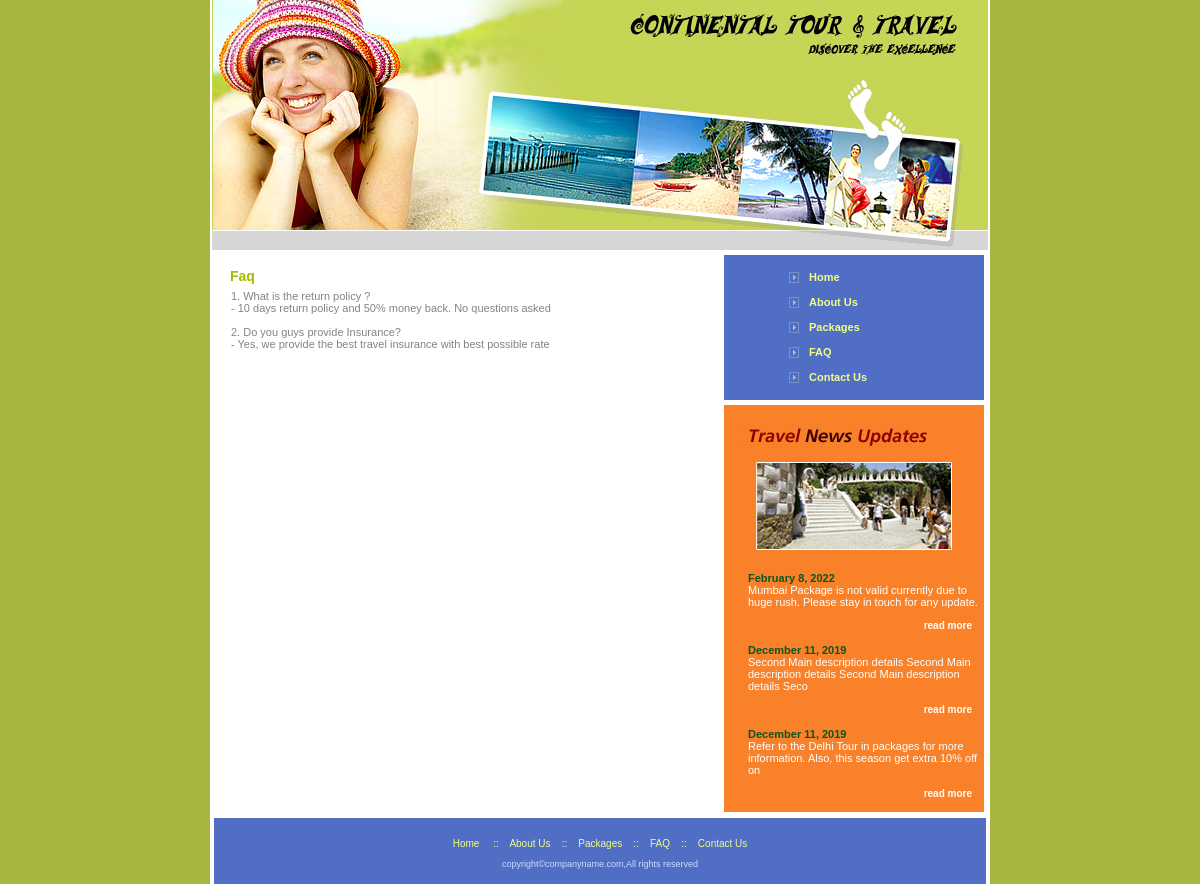
The app's page /faq.php with its own data.
### tables this page shows
CREATE TABLE `travel_content` (
  `id` int(11) NOT NULL,
  `name` varchar(225) NOT NULL,
  `content` text NOT NULL
);

CREATE TABLE `travel_news` (
  `id` int(11) NOT NULL,
  `title` text NOT NULL,
  `details` text NOT NULL,
  `created_at` date NOT NULL
);

### body_right.php (the view)
<table width="100%" cellspacing="0" cellpadding="0">
          <tr>
            <td align="right" valign="top" style="padding-right:6px;"><table width="260" cellpadding="0" cellspacing="0" bgcolor="#506EC4">
              <tr>
                <td style="padding-top:10px; padding-bottom:10px;">
				<div class="menu"><a href="index.php">Home</a></div>
				<div class="menu"><a href="aboutus.php">About Us</a></div>
				<div class="menu"><a href="packages.php">Packages</a></div>
				<div class="menu"><a href="faq.php">FAQ</a></div>
				<div class="menu"><a href="contactus.php">Contact Us</a></div>				</td>
              </tr>
            </table></td>
          </tr>
          <tr>
            <td align="right" valign="top" style="padding-right:6px; padding-top:5px;">
			<table width="260" cellpadding="0" cellspacing="0" bgcolor="#F88129">
              <tr>
                <td align="left" valign="top" style="padding-top:19px; padding-left:19px;"><img src="images/index_20.jpg" width="191" height="26" alt="" /></td>
              </tr>
			    <tr>
                <td align="center" valign="top" style="padding-top:12px;
				padding-bottom:12px;"><img src="images/index_45.jpg" width="196" height="88" alt="" /></td>
              </tr>
			  <tr>
			  <td align="left" valign="top" style="color:#FFFFFF; padding-left:24px; padding-top:10px; padding-right:4px;">
             	<marquee direction="up"  height="352" scrolldelay="200" >
				<?php
				while($row_news=mysqli_fetch_array($rs_news))
				{
				?>
					<span style="color:#0E541E; font-weight:bold;"><?php echo date("F j, Y",strtotime($row_news['created_at'])); ?></span><br />
					 <?php echo substr($row_news['details'],0,100); ?><br /><br />
				  <span  style="float:right;"><a href="newsdetails.php?id=<?php echo $row_news['id'] ?>" class="more2"  style="text-decoration:none;">read more </a></span><br /><br />
				  <?php
				  }
				  ?>
				</marquee>
			 </td>
			  </tr>
            </table></td>
          </tr>
        </table>

### body_content.php
<table width="94%" border="0" align="left" cellpadding="0" cellspacing="0">
          <tr>
            <td height="35" align="left" valign="middle" class="heading" style="padding-top:6px;"><?php echo $row_content['name'];?></td>
          </tr>
          <tr>
            <td valign="top" class="contentbody">
				<?php echo nl2br($row_content['content']);?>
              </td>
          </tr>
        </table>

### styles/style.css (style rules this page uses)
body { padding:0px; margin:0px; background-color:#A9B63D; }
td { font-family:Verdana, Arial, Helvetica, sans-serif; font-size:11px; color:#666666; }
.menu { font-family:Verdana, Arial, Helvetica, sans-serif; font-size:11px; font-weight:bold; text-align:left; color:#F0FD84; background-image:url(../images/index_07.jpg); background-repeat:no-repeat; background-position:65px; padding-left:85px; line-height:25px; }
.menu a { color:#F0FD84 ;text-decoration:none; }
.more2 { color:#ffffff; font-size:10px; font-weight:bold; padding-top:8px; padding-bottom:8px; padding-right:8px; }
.heading { color:#E91B01; padding-left:20px; font-weight:bold; font-size:14px; }
.contentbody { color:#878282; padding-left:21px; text-align:justify; }
.heading { color:#A5B905; font-weight:bold; font-size:14px; }

### records on screen
travel_content: name "Faq", content "1. What is the return policy ? - 10 days return policy and 50% money back. No questions asked 2. Do you guys provide Insurance? - Yes, we provide the best travel insurance with best possible rate"
travel_news: created_at "February 8, 2022", details "Mumbai Package is not valid currently due to huge rush. Please stay in touch for any update."
travel_news: created_at "December 11, 2019", details "Second Main description details Second Main description details Second Main description details Seco"
travel_news: created_at "December 11, 2019", details "Refer to the Delhi Tour in packages for more information. Also, this season get extra 10% off on"
